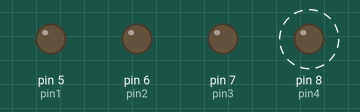
Simulated run of this sketch. Board: Arduino Uno, built with avr-gcc and run on an emulated ATmega328P. Shown: output pins drawn as LEDs (lit = HIGH). Dashed ring = blinking.

Above: at 0.5 s.
At 3.5 s:
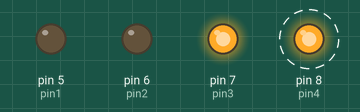
Timing chart, 0 to 5.2 s (numbered marks = the images above):
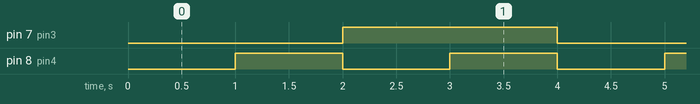

Measured:
- by itself, pin 7 (pin3): alternates HIGH for 2.0 s and LOW for 2.0 s
- by itself, pin 8 (pin4): alternates HIGH for 1.0 s and LOW for 1.0 s
- by itself, everything shown: repeats every 4.0 s, in 4 steps

The sketch:

binarioled.ino
```cpp
int pin1 = 5;
int pin2 = 6;
int pin3 = 7;
int pin4 = 8;
void setup() {
  // put your setup code here, to run once:
  pinMode(pin1,OUTPUT);
  pinMode(pin2,OUTPUT);
  pinMode(pin3,OUTPUT);
  pinMode(pin4,OUTPUT);
}

void loop() {
  // put your main code here, to run repeatedly:
  digitalWrite(pin1,LOW);
  digitalWrite(pin2,LOW);
  digitalWrite(pin3,LOW);// CERO
  digitalWrite(pin4,LOW);
  delay(1000);
  digitalWrite(pin1,LOW);
  digitalWrite(pin2,LOW);// UNO
  digitalWrite(pin3,LOW);
  digitalWrite(pin4,HIGH);
  delay(1000);
  digitalWrite(pin1,LOW);
  digitalWrite(pin2,LOW);
  digitalWrite(pin3,HIGH); // 10
  digitalWrite(pin4,LOW);
  delay(1000);
   digitalWrite(pin1,LOW);
  digitalWrite(pin2,LOW);
  digitalWrite(pin3,HIGH); // 11
  digitalWrite(pin4,HIGH);
  delay(1000);
}
```
